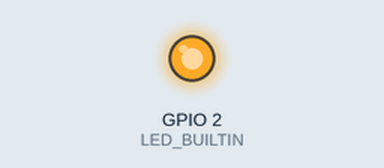
This program was run on a simulated ESP32. Shown: output pins drawn as LEDs (lit = HIGH). WiFi joins after 1.5 s; servers stay silent unless stated; storage starts empty; EEPROM starts erased; what the program prints to the serial monitor is not drawn.

Above: at 1.0 s.
At 3.0 s:
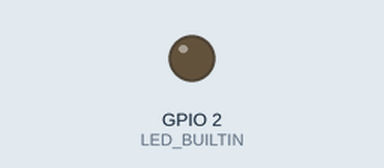
Timing chart, 0 to 5.2 s (numbered marks = the images above):
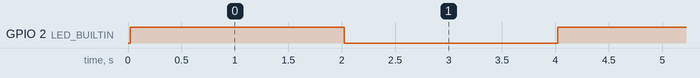

The program:

main.cpp
```cpp
#include <Arduino.h>
#include "esp_task_wdt.h"
#include "config.h"
#include "ConfigTypes.h"
#include "ConfigManager.h"
#include "WifiManager.h"
#include "ServerManager.h"

// configManager already initialized (extern)
// flashManager already initialized (extern)
WifiManager wifiManager;
ServerManager serverManager;

// Load config
GeneralConfigType config;

void setup() {
    // Debug
    Serial.begin(115200);
    pinMode(LED_BUILTIN, OUTPUT);

    // // Manually reset to default Wifi config
    // configManager.updateConfig<WifiConfigType>(
    //     generateDefaultConfig<WifiConfigType>(CONFIG_TYPE_WIFI),
    //     CONFIG_TYPE_WIFI
    // );

    // Get config from Flash
    config = configManager.getConfig();

    // Start Wifi connection
    wifiManager.begin();

    // Mount file system (before init server)
    flashManager.mountFileSystem();

    // Webserver
    serverManager.begin();

    // Log file system memory usage
    flashManager.logFileSystemUsage();

    // Task Watchdog Timer (reset ESP if hanging)
    esp_task_wdt_init(WATCHDOG_TIMEOUT, true);
    esp_task_wdt_add(NULL);
}

void loop() {
    // Server loop
    serverManager.handleClient();

    // Confirm firmware
    serverManager.confirmOta(
        wifiManager.checkConnection(config.wifiConfig.wifiMode)
    );

    // Feed watchdog
    esp_task_wdt_reset();

    // LED debug
    digitalWrite(LED_BUILTIN, HIGH);
    delay(2000);
    digitalWrite(LED_BUILTIN, LOW);
    delay(2000);
}
```

config.h
```cpp
#ifndef CONFIG_H
#define CONFIG_H

// Config STA (Stable mode - Connect to Router)
#define STA_SSID ""
#define STA_PASS ""

// Config AP (Access Point mode)
#define AP_SSID "ESP32_WebServer"
#define AP_PASS "hoendoimi"

// Config MAC Spoofing address
#define MAC_SPOOFING_ADDRESS "02:11:22:33:44:55"

#endif
```

Measured:
- by itself, GPIO 2 (LED_BUILTIN): alternates HIGH for 2.0 s and LOW for 2.0 s
